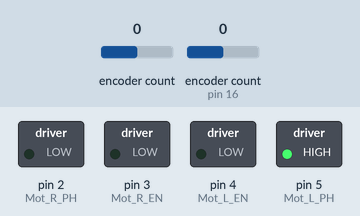
Simulated run of this sketch. Board: Arduino Uno, built with avr-gcc and run on an emulated ATmega328P. Shown: switched loads named in the sketch (green lamp = pin HIGH). Inputs (shaded band) come from the test bench; at power-on: encoder count (sensor on pin 16) 0, encoder count 0.

Above: at 1.2 s.
1.3 s: encoder count (sensor on pin 16) set to 4
At 2.7 s:
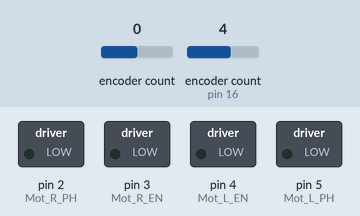
At 3.15 s:
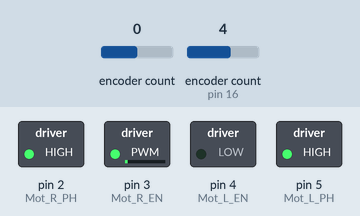
4.3 s: encoder count (sensor 0) set to 1
At 5.8 s:
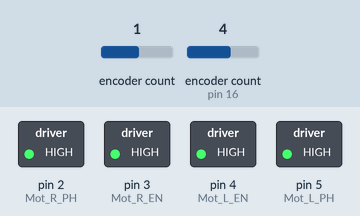
Timing chart, 0 to 15.0 s (numbered marks = the images above; inputs shaded):
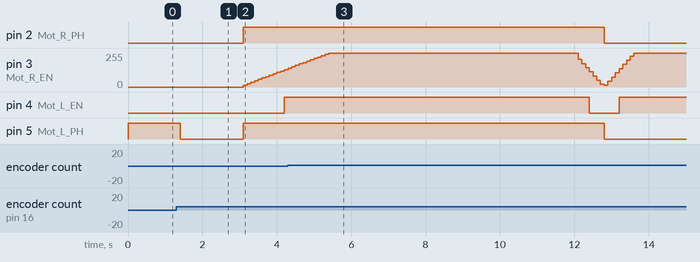

Measured:
- after the input at 1.3 s, pin 5 (Mot_L_PH): HIGH → LOW after 0.10 s, → HIGH 1.7 s later

The sketch:

test_PID.ino
```cpp
/*
  test_PID 6/3/2023
*/

#include <PID_v2.h>
#define ENCODER_OPTIMIZE_INTERRUPTS
#include <Encoder.h>

int Mot_L_EN = 4;
int Mot_L_PH = 5;
int Mot_R_EN = 3;
int Mot_R_PH = 2;
int Encode_L1 = 17;
int Encode_L2 = 16;
int Encode_R1 = 0;
int Encode_R2 = 1;

int left = 1;
int right = 2;

long encoder_l = 0;
long encoder_r = 0;
long previous_l = 0;
long previous_r = 0;
Encoder encoder_left(Encode_L2, Encode_L1);
Encoder encoder_right(Encode_R1, Encode_R2);

// default sample time for the PID controller is 100ms
// can be changed with object.SetSampleTime(int NewSampleTime);
// change setpoint with object.Setpoint(double v);
double Kp = 5.0, Ki = 100.0, Kd = 0.0;
PID_v2 control_left(Kp, Ki, Kd, PID::Direct);
PID_v2 control_right(Kp, Ki, Kd, PID::Direct);

// controller variables
double input_l = 0.0;
double output_l = 0.0;
double setpoint_l = 0.0;
double input_r = 0.0;
double output_r = 0.0;
double setpoint_r = 0.0;

// The documentation says the motor encoders count 44 edges per revolution
// The gear ratio is 108:1, 108*44 = 4752
// The wheels are 6 inch diameter
float scale_angle_pos = 108*44/(2*3.14159); // step per radian
float scale_steps_pos = 1.0/scale_angle_pos;  // radian per step
// The loop for measuring velocity counts for 1/10 second
float scale_angle_vel = scale_angle_pos*0.1;
float scale_steps_vel = 1.0/scale_angle_vel;

// timing variables
long check_time = millis();
unsigned int check_duration = 25;
unsigned int check_count = 0;
unsigned int check_seconds = 0;

void set_PWM(int motor, int value) {
  if (motor == left) {
    if (value < 0) {
      digitalWrite(Mot_L_PH, LOW);  // left backward
      analogWrite(Mot_L_EN, -value);
    } else {
      digitalWrite(Mot_L_PH, HIGH);  // left forward
      analogWrite(Mot_L_EN, value);
    }
  } else {
    if (value < 0) {
      digitalWrite(Mot_R_PH, HIGH);  // right backward
      analogWrite(Mot_R_EN, -value);
    } else {
      digitalWrite(Mot_R_PH, LOW);  // right forward
      analogWrite(Mot_R_EN, value);
    }
  }
}

void setup() {
  analogWrite(Mot_L_EN, 0); // left speed pin
  pinMode(Mot_L_PH, OUTPUT);  // left direction pin
  digitalWrite(Mot_L_PH, HIGH);  // left forward
  analogWrite(Mot_R_EN, 0); // right speed pin
  pinMode(Mot_R_PH, OUTPUT);  //right direction pin
  digitalWrite(Mot_R_PH, LOW);  // right forward
  encoder_left.write(0);
  encoder_right.write(0);
  // Clamps the output to a specific range. 0-255 by default
  control_left.SetOutputLimits(-255, 255);
  control_right.SetOutputLimits(-255, 255);
  // object.Start(input, current output, setpoint);
  control_left.Start(0, 0, 0);
  control_right.Start(0, 0, 0);
}

void loop() {
  if (millis()-check_time > check_duration) {
    check_time += check_duration;
    check_count++;
    check_count = check_count % 40;
    if (((check_count + 3) % 4) == 0) {
      previous_l = encoder_l;
      encoder_l = encoder_left.read();
      previous_r = encoder_r;
      encoder_r = encoder_right.read();
      input_l = scale_steps_vel*(encoder_l - previous_l); // radians per second
      input_r = scale_steps_vel*(encoder_r - previous_r); // radians per second
    } else if (check_count == 0) {
      check_seconds++;
      check_seconds = check_seconds % 3;
      if (check_seconds == 0) {
        setpoint_l += 1.0471975512;
        if (setpoint_l > 3.5) {
          setpoint_l = -3.14159265359;
        }
        setpoint_r -= 1.0471975512;
        if (setpoint_r < -3.5) {
          setpoint_r = 3.14159265359;
        }
        control_left.Setpoint(setpoint_l);
        control_right.Setpoint(setpoint_r);
      }
    }
  }
  output_l = control_left.Run(input_l);
  set_PWM(left, output_l);
  output_r = control_right.Run(input_r);
  set_PWM(right, output_r);
}
```
